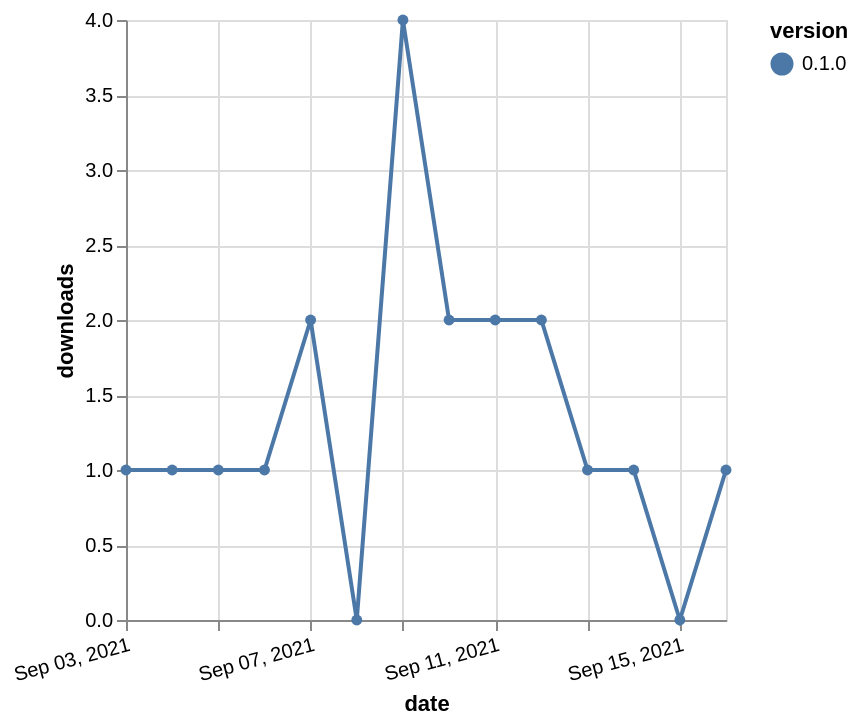

Source (Vega-Lite JSON):
### Vega-Lite specification from a JSON file in a GitHub repository (floating-point values rounded to 4 significant figures)
{"$schema": "https://vega.github.io/schema/vega-lite/v5.json", "description": "A simple bar chart with embedded data.", "data": {"values": [{"date": "2021-09-03", "total": 560, "delta": 1, "version": "0.1.0"}, {"date": "2021-09-04", "total": 561, "delta": 1, "version": "0.1.0"}, {"date": "2021-09-05", "total": 562, "delta": 1, "version": "0.1.0"}, {"date": "2021-09-06", "total": 563, "delta": 1, "version": "0.1.0"}, {"date": "2021-09-07", "total": 565, "delta": 2, "version": "0.1.0"}, {"date": "2021-09-08", "total": 565, "delta": 0, "version": "0.1.0"}, {"date": "2021-09-09", "total": 569, "delta": 4, "version": "0.1.0"}, {"date": "2021-09-10", "total": 571, "delta": 2, "version": "0.1.0"}, {"date": "2021-09-11", "total": 573, "delta": 2, "version": "0.1.0"}, {"date": "2021-09-12", "total": 575, "delta": 2, "version": "0.1.0"}, {"date": "2021-09-13", "total": 576, "delta": 1, "version": "0.1.0"}, {"date": "2021-09-14", "total": 577, "delta": 1, "version": "0.1.0"}, {"date": "2021-09-15", "total": 577, "delta": 0, "version": "0.1.0"}, {"date": "2021-09-16", "total": 578, "delta": 1, "version": "0.1.0"}]}, "width": "container", "mark": {"type": "line", "point": {"filled": true}}, "encoding": {"x": {"field": "date", "type": "temporal", "timeUnit": "yearmonthdate", "title": "date", "axis": {"labelAngle": -15}}, "y": {"field": "delta", "type": "quantitative", "title": "downloads"}, "color": {"field": "version", "type": "nominal"}, "tooltip": {"field": "delta"}}}
